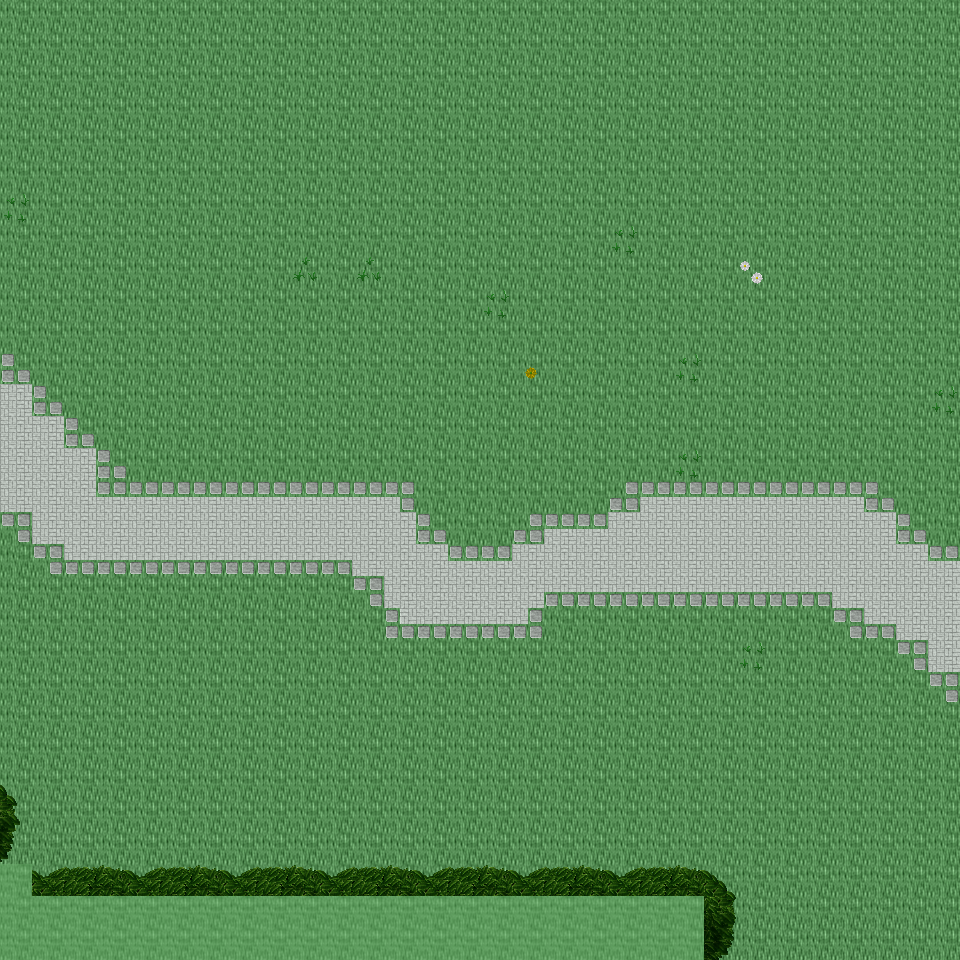

This is a level from a 2D game, rendered from its Tiled map with the project's own tilesets. A one-line summary and the map file follow, with tile-layer data summarised:
An orthogonal 30x30 tile map with 32x32 px tiles, 6 tile layers (Ground, Object, Object2, Above, ...), 29 tilesets and 4 objects (4x mapExit).

<map version="1.0" orientation="orthogonal" renderorder="right-down" width="30" height="30" tilewidth="32" tileheight="32" nextobjectid="5">
  <tileset firstgid="1" name="tileset_ground_ground" tilewidth="32" tileheight="32" tilecount="33" columns="3">
    <image source="../drawable/tileset_ground_ground.png" width="96" height="352" />
  </tileset>
  <tileset firstgid="34" name="tileset_plant_flower_daisy_white" tilewidth="32" tileheight="32" tilecount="8" columns="2">
    <image source="../drawable/tileset_plant_flower_daisy_white.png" width="64" height="128" />
  </tileset>
  <tileset firstgid="42" name="tileset_plant_grasses" tilewidth="32" tileheight="32" tilecount="6" columns="3">
    <image source="../drawable/tileset_plant_grasses.png" width="96" height="64" />
  </tileset>
  <tileset firstgid="48" name="tileset_plant_flower_daisy_yellow" tilewidth="32" tileheight="32" tilecount="8" columns="2">
    <image source="../drawable/tileset_plant_flower_daisy_yellow.png" width="64" height="128" />
  </tileset>
  <tileset firstgid="56" name="tileset_plant_leaves" tilewidth="32" tileheight="32" tilecount="8" columns="4">
    <image source="../drawable/tileset_plant_leaves.png" width="128" height="64" />
  </tileset>
  <tileset firstgid="64" name="tileset_building_wall_wall_brown" tilewidth="32" tileheight="32" tilecount="12" columns="3">
    <image source="../drawable/tileset_building_wall_wall_brown.png" width="96" height="128" />
  </tileset>
  <tileset firstgid="76" name="tileset_building_wall_stone" tilewidth="32" tileheight="32" tilecount="12" columns="3">
    <image source="../drawable/tileset_building_wall_stone.png" width="96" height="128" />
  </tileset>
  <tileset firstgid="88" name="tileset_plant_bush_bushes" tilewidth="32" tileheight="32" tilecount="10" columns="5">
    <image source="../drawable/tileset_plant_bush_bushes.png" width="160" height="64" />
  </tileset>
  <tileset firstgid="98" name="tileset_plant_cactus" tilewidth="32" tileheight="32" tilecount="2" columns="1">
    <image source="../drawable/tileset_plant_cactus.png" width="32" height="64" />
  </tileset>
  <tileset firstgid="100" name="tileset_plant_stump_stump_brown" tilewidth="32" tileheight="32" tilecount="4" columns="2">
    <image source="../drawable/tileset_plant_stump_stump_brown.png" width="64" height="64" />
  </tileset>
  <tileset firstgid="104" name="tileset_plant_tree_tree_darkgreen" tilewidth="32" tileheight="32" tilecount="88" columns="8">
    <image source="../drawable/tileset_plant_tree_tree_darkgreen.png" width="256" height="352" />
  </tileset>
  <tileset firstgid="192" name="tileset_building_window_window_long" tilewidth="32" tileheight="32" tilecount="3" columns="3">
    <image source="../drawable/tileset_building_window_window_long.png" width="96" height="32" />
  </tileset>
  <tileset firstgid="195" name="tileset_building_door_door_n" tilewidth="32" tileheight="32" tilecount="6" columns="3">
    <image source="../drawable/tileset_building_door_door_n.png" width="96" height="64" />
  </tileset>
  <tileset firstgid="201" name="tileset_building_roof_green" tilewidth="32" tileheight="32" tilecount="20" columns="5">
    <image source="../drawable/tileset_building_roof_green.png" width="160" height="128" />
  </tileset>
  <tileset firstgid="221" name="tileset_plant_vine" tilewidth="32" tileheight="32" tilecount="3" columns="1">
    <image source="../drawable/tileset_plant_vine.png" width="32" height="96" />
  </tileset>
  <tileset firstgid="224" name="tileset_item_corpse_skull_dark" tilewidth="32" tileheight="32" tilecount="2" columns="2">
    <image source="../drawable/tileset_item_corpse_skull_dark.png" width="64" height="32" />
  </tileset>
  <tileset firstgid="226" name="tileset_logic_creature_animal" tilewidth="32" tileheight="32" tilecount="32" columns="8">
    <image source="../drawable/tileset_logic_creature_animal.png" width="256" height="128" />
  </tileset>
  <tileset firstgid="258" name="tileset_logic_creature_elf" tilewidth="32" tileheight="32" tilecount="16" columns="8">
    <image source="../drawable/tileset_logic_creature_elf.png" width="256" height="64" />
  </tileset>
  <tileset firstgid="274" name="tileset_logic_collision" tilewidth="32" tileheight="32" tilecount="1" columns="1">
    <image source="../drawable/tileset_logic_collision.png" width="32" height="32" />
  </tileset>
  <tileset firstgid="275" name="tileset_logic_creature_human_evil" tilewidth="32" tileheight="32" tilecount="16" columns="8">
    <image source="../drawable/tileset_logic_creature_human_evil.png" width="256" height="64" />
  </tileset>
  <tileset firstgid="291" name="tileset_building_door_closed" tilewidth="32" tileheight="32" tilecount="1" columns="1">
    <image source="../drawable/tileset_building_door_closed.png" width="32" height="32" />
  </tileset>
  <tileset firstgid="292" name="tileset_logic_portal" tilewidth="32" tileheight="32" tilecount="24" columns="8">
    <image source="../drawable/tileset_logic_portal.png" width="256" height="96" />
  </tileset>
  <tileset firstgid="316" name="tileset_ground_blue_paving" tilewidth="32" tileheight="32" tilecount="2" columns="1">
    <image source="../drawable/tileset_ground_blue_paving.png" width="32" height="64" />
  </tileset>
  <tileset firstgid="318" name="tileset_ground_green_paving" tilewidth="32" tileheight="32" tilecount="18" columns="3">
    <image source="../drawable/tileset_ground_green_paving.png" width="96" height="192" />
  </tileset>
  <tileset firstgid="336" name="tileset_logic_protection" tilewidth="32" tileheight="32" tilecount="2" columns="2">
    <image source="../drawable/tileset_logic_protection.png" width="64" height="32" />
  </tileset>
  <tileset firstgid="338" name="tileset_object_rotating_crystal" tilewidth="32" tileheight="32" tilecount="48" columns="8">
    <image source="../drawable/tileset_object_rotating_crystal.png" width="256" height="192" />
  </tileset>
  <tileset firstgid="386" name="tileset_light_white_1x1" tilewidth="32" tileheight="32" tilecount="1" columns="1">
    <image source="../drawable/tileset_light_white_1x1.png" width="32" height="32" />
  </tileset>
  <tileset firstgid="387" name="tileset_light_light_5x5" tilewidth="32" tileheight="32" tilecount="25" columns="5">
    <image source="../drawable/tileset_light_light_5x5.png" width="160" height="160" />
  </tileset>
  <tileset firstgid="412" name="tileset_logic_creature_ogre" tilewidth="32" tileheight="32" tilecount="4" columns="4">
    <image source="../drawable/tileset_logic_creature_ogre.png" width="128" height="32" />
  </tileset>
  <layer name="Ground" width="30" height="30">
    <data>[900 cells, 900 non-empty, 2 distinct tile ids]</data>
  </layer>
  <layer name="Object" width="30" height="30">
    <data>[900 cells, 72 non-empty, 12 distinct tile ids]</data>
  </layer>
  <layer name="Object2" width="30" height="30">
    <data>[900 cells, 0 non-empty, 0 distinct tile ids]</data>
  </layer>
  <layer name="Above" width="30" height="30">
    <data>[900 cells, 72 non-empty, 19 distinct tile ids]</data>
  </layer>
  <layer name="Above2" width="30" height="30">
    <data>[900 cells, 0 non-empty, 0 distinct tile ids]</data>
  </layer>
  <layer name="Walkable" width="30" height="30">
    <data>[900 cells, 45 non-empty, 1 distinct tile ids]</data>
  </layer>
  <objectgroup name="MapEvents">
    <object id="1" name="north" type="mapExit" x="0" y="0" width="960" height="32">
      <properties>
        <property name="map" value="level_0_x173_y59" />
        <property name="x" value="0" />
        <property name="y" value="28" />
      </properties>
    </object>
    </objectgroup>
</map>
<!-- 3 of 4 objects omitted -->
